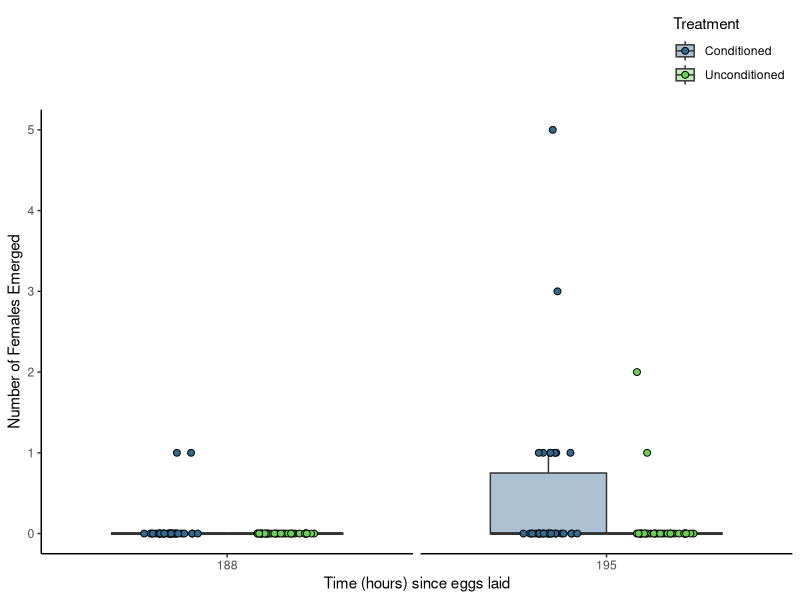
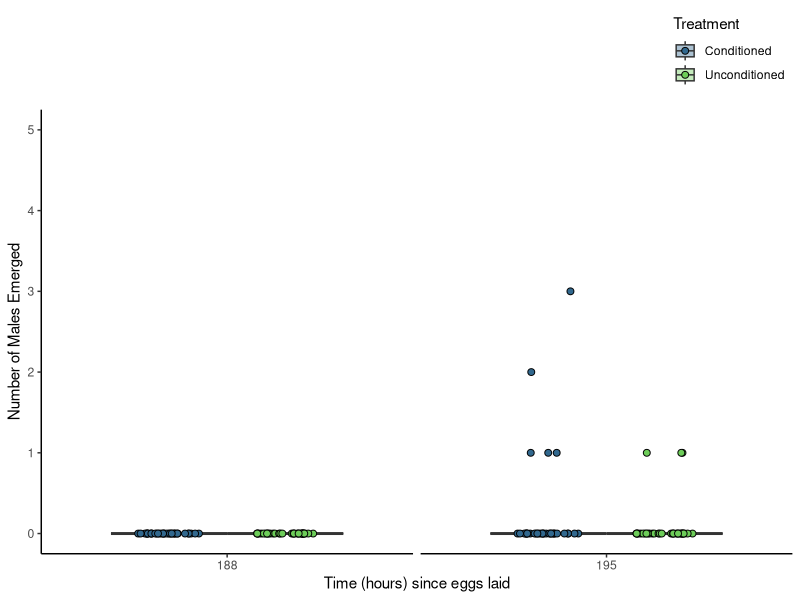
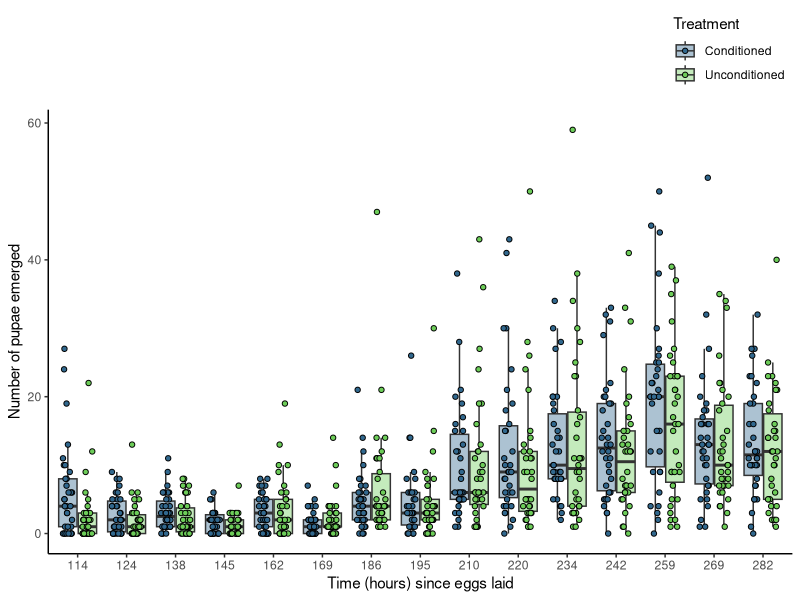

Write the R code that produced these figures, in order. (Note: this script raises an error after producing the figures.)
library(tidyverse)
library(readxl)
library(viridisLite)


pupae_fitness_part2 <- read_excel("data/fitness_development/pupae-data-manipulated.xlsx")

viridis_colours <- viridis(10)


pupae_boxplot_p2 <- ggplot(pupae_fitness_part2, aes(x = as.factor(time_hours), y = pupae, fill = treatment)) +
  geom_boxplot(outliers = FALSE, alpha = 0.4, position = position_dodge(width = 0.8)) +
  geom_point(aes(fill = treatment),
             size = 1.5, shape = 21,
             position = position_jitterdodge(jitter.width = 0.2, dodge.width = 0.8)) +
  scale_fill_manual(values = viridis_colours[c(4, 8)], labels = c("Conditioned", "Unconditioned")) +
  scale_x_discrete(labels = unique(pupae_fitness_part2$time_hours)) +
  theme_classic() +
  theme(legend.position = "top",
        legend.justification = "right",
        legend.direction = "vertical",
        strip.placement = "outside", 
        strip.background = element_blank(),  
        strip.text = element_blank()) +
  labs(x = "Time (hours) since eggs laid", 
       y = "Number of pupae emerged",
       fill = "Treatment")

fly_fitness_part2 <- read_excel("data//fitness_development/fly_part2.xlsx")

females_data_2 <- subset(fly_fitness_part2, select = c(time_hours, females, treatment))

fly_females_boxplot_part2 <- ggplot(females_data_2, aes(x = factor(time_hours), y = females, fill = treatment)) +
  geom_boxplot(outlier.shape = NA, alpha = 0.4, position = position_dodge(width = 0.75)) +
  geom_point(aes(fill = treatment),
             size = 2, shape = 21,
             position = position_jitterdodge(jitter.width = 0.2, dodge.width = 0.75)) +
  scale_fill_manual(values = viridis_colours[c(4, 8)], labels = c("Conditioned", "Unconditioned")) +
  scale_x_discrete(breaks = unique(females_data_2$time_hours), labels = unique(females_data_2$time_hours)) +
  theme_classic() +
  theme(legend.position = "top",
        legend.justification = "right",
        legend.direction = "vertical",
        strip.placement = "outside", 
        strip.background = element_blank(),  
        strip.text = element_blank()) +
  labs(x = "Time (hours) since eggs laid", 
       y = "Number of Females Emerged",
       fill = "Treatment") +
  ylim(0, 5) +
  facet_grid(~ time_hours, scales = "free_x")

males_data_2 <- subset(fly_fitness_part2, select = c(time_hours, males, treatment))




fly_males_boxplot_part2 <- ggplot(males_data_2, aes(x = factor(time_hours), y = males, fill = treatment)) +
  geom_boxplot(outlier.shape = NA, alpha = 0.4, position = position_dodge(width = 0.75)) +
  geom_point(aes(fill = treatment),
             size = 2, shape = 21,
             position = position_jitterdodge(jitter.width = 0.2, dodge.width = 0.75)) +
  scale_fill_manual(values = viridis_colours[c(4, 8)], labels = c("Conditioned", "Unconditioned")) +
  scale_x_discrete(breaks = unique(males_data_2$time_hours), labels = unique(males_data_2$time_hours)) + # Ensure correct scale
  theme_classic() +
  theme(legend.position = "top",
        legend.justification = "right",
        legend.direction = "vertical",
        strip.placement = "outside", 
        strip.background = element_blank(),  
        strip.text = element_blank()) +
  labs(x = "Time (hours) since eggs laid", 
       y = "Number of Males Emerged",
       fill = "Treatment") +
  ylim(0, 5) +
  facet_grid(~ factor(time_hours), scales = "free_x")


fly_females_boxplot_part2 / 
  fly_males_boxplot_part2

